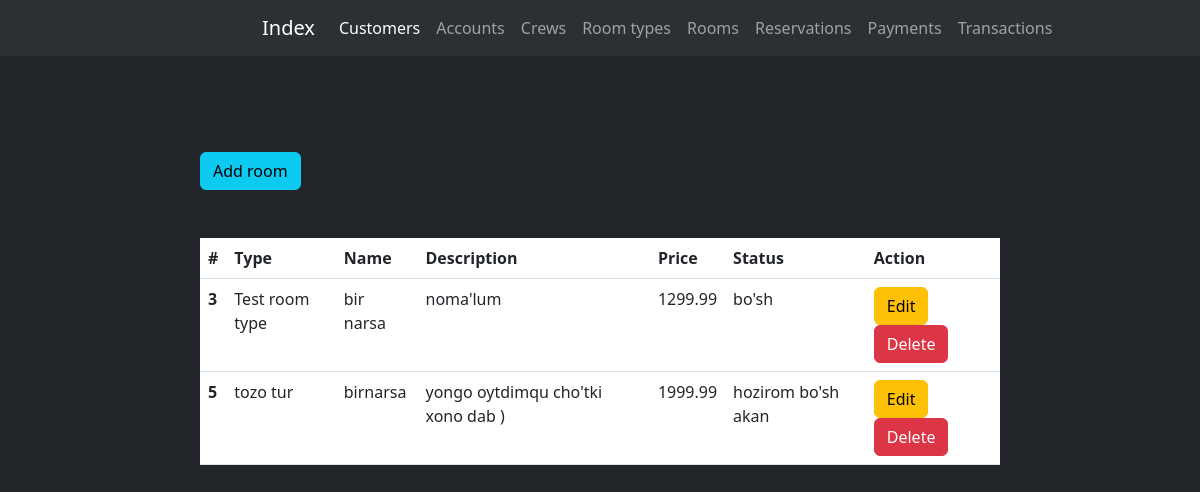
The app's page /rooms/, older data.
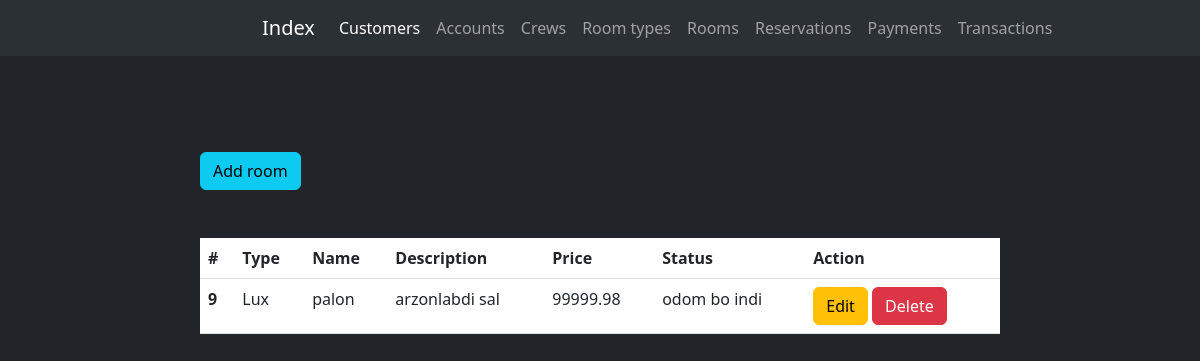
The same page, newer data.
### reservation/models.py (models this page shows, shortened)
class Rooms(models.Model):
    type = models.ForeignKey(RoomType, on_delete=models.CASCADE, related_name='room_type', verbose_name="Room type")
    name = models.CharField(max_length=255, verbose_name="Room name")
    description = models.TextField(verbose_name="Room description")
    price = models.DecimalField(max_digits=15, decimal_places=2, verbose_name="Room price")
    status = models.CharField(max_length=100, verbose_name="Room status")
    class Meta:
        verbose_name_plural = "Rooms"

class RoomType(models.Model):
    name = models.CharField(max_length=255, verbose_name="Room type name")
    description = models.TextField(verbose_name="Room type description")
    def __str__(self):
        return self.name

### reservation/views.py (the view)
# urls.py: path('rooms/', rooms, name='rooms'),
def rooms(request):
    rooms = Rooms.objects.all()
    return render(request=request, template_name='reservation/rooms.html', context={'rooms': rooms})

### templates/reservation/rooms.html (shortened to what this page needs)
{% extends 'navbar.html' %}
{% load crispy_forms_tags %}
{% block content %}
<div class="col-md-8 offset-2 my-5">
    <a href="{% url 'add_room' %}" class="btn btn-info my-5">Add room</a>
    <table class="table text-light">
        <thead>
            <tr>
                <th scope="col">#</th>
                <th scope="col">Type</th>
                <th scope="col">Name</th>
                <th scope="col">Description</th>
                <th scope="col">Price</th>
                <th scope="col">Status</th>
                <th scope="col">Action</th>
            </tr>
        </thead>
        <tbody>
            {% for room in rooms %}
            <tr>
                <th scope="row">{{ room.id }}</th>
                <td>{{ room.type }}</td>
                <td>{{ room.name }}</td>
                <td>{{ room.description }}</td>
                <td>{{ room.price }}</td>
                <td>{{ room.status }}</td>
                <td>
                    <a href="{% url 'update_room' room.id %}" class="btn btn-warning">Edit</a>
                    <a href="{% url 'delete_room' room.id %}" class="btn btn-danger">Delete</a>
                </td>
            </tr>
            {% endfor %}
        </tbody>
    </table>
</div>
{% endblock content %}

Row changes from the older to the newer data that the page shows:
removed Rooms: id "3", type "Test room type", name "bir narsa", description "noma'lum", price "1299.99", status "bo'sh"
removed Rooms: id "5", type "tozo tur", name "birnarsa", description "yongo oytdimqu cho'tki xono dab )", price "1999.99", status "hozirom bo'sh akan"
added Rooms: id "9", type "Lux", name "palon", description "arzonlabdi sal", price "99999.98", status "odom bo indi"
